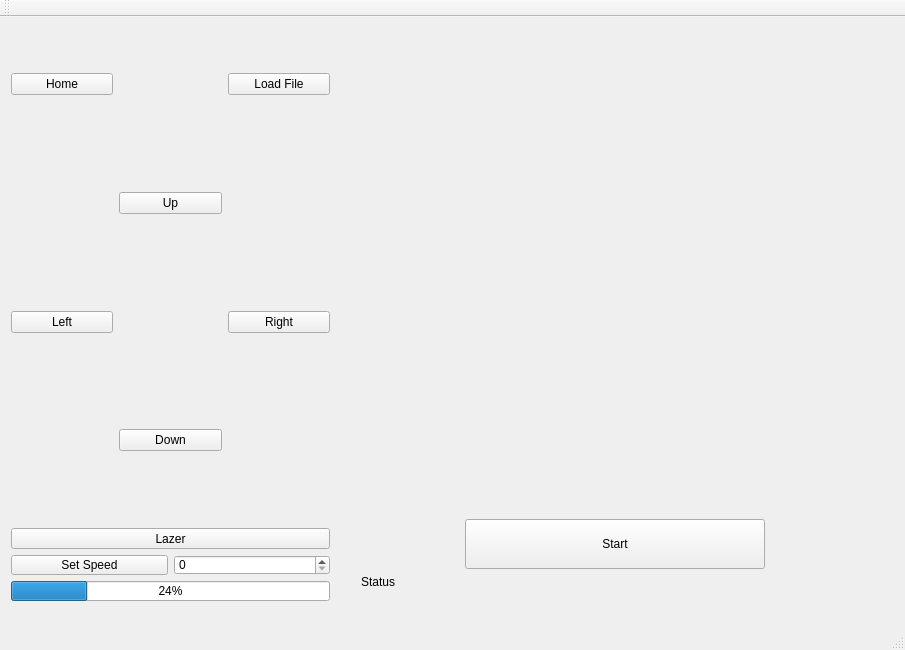
<?xml version="1.0" encoding="UTF-8"?>
<ui version="4.0">
 <class>LazerPi</class>
 <widget class="QMainWindow" name="LazerPi">
  <property name="geometry">
   <rect>
    <x>0</x>
    <y>0</y>
    <width>905</width>
    <height>650</height>
   </rect>
  </property>
  <property name="windowTitle">
   <string>Lazer Pi</string>
  </property>
  <widget class="QWidget" name="centralWidget">
   <widget class="QWidget" name="gridLayoutWidget">
    <property name="geometry">
     <rect>
      <x>0</x>
      <y>0</y>
      <width>341</width>
      <height>491</height>
     </rect>
    </property>
    <layout class="QGridLayout" name="gridLayout">
     <item row="3" column="0">
      <spacer name="verticalSpacer_3">
       <property name="orientation">
        <enum>Qt::Vertical</enum>
       </property>
       <property name="sizeHint" stdset="0">
        <size>
         <width>20</width>
         <height>40</height>
        </size>
       </property>
      </spacer>
     </item>
     <item row="1" column="0">
      <spacer name="verticalSpacer">
       <property name="orientation">
        <enum>Qt::Vertical</enum>
       </property>
       <property name="sizeHint" stdset="0">
        <size>
         <width>20</width>
         <height>10</height>
        </size>
       </property>
      </spacer>
     </item>
     <item row="1" column="1">
      <widget class="QPushButton" name="pushButton_3">
       <property name="text">
        <string>Up</string>
       </property>
      </widget>
     </item>
     <item row="2" column="2">
      <widget class="QPushButton" name="pushButton_5">
       <property name="text">
        <string>Right</string>
       </property>
      </widget>
     </item>
     <item row="2" column="0">
      <widget class="QPushButton" name="pushButton_2">
       <property name="text">
        <string>Left</string>
       </property>
      </widget>
     </item>
     <item row="0" column="0">
      <widget class="QPushButton" name="pushButton">
       <property name="palette">
        <palette>
         <active>
          <colorrole role="Base">
           <brush brushstyle="SolidPattern">
            <color alpha="255">
             <red>255</red>
             <green>255</green>
             <blue>255</blue>
            </color>
           </brush>
          </colorrole>
         </active>
         <inactive>
          <colorrole role="Base">
           <brush brushstyle="SolidPattern">
            <color alpha="255">
             <red>255</red>
             <green>255</green>
             <blue>255</blue>
            </color>
           </brush>
          </colorrole>
         </inactive>
         <disabled>
          <colorrole role="Base">
           <brush brushstyle="SolidPattern">
            <color alpha="255">
             <red>255</red>
             <green>255</green>
             <blue>255</blue>
            </color>
           </brush>
          </colorrole>
         </disabled>
        </palette>
       </property>
       <property name="text">
        <string>Home</string>
       </property>
      </widget>
     </item>
     <item row="2" column="1">
      <spacer name="verticalSpacer_2">
       <property name="orientation">
        <enum>Qt::Vertical</enum>
       </property>
       <property name="sizeHint" stdset="0">
        <size>
         <width>20</width>
         <height>40</height>
        </size>
       </property>
      </spacer>
     </item>
     <item row="3" column="1">
      <widget class="QPushButton" name="pushButton_4">
       <property name="text">
        <string>Down</string>
       </property>
      </widget>
     </item>
     <item row="0" column="1">
      <spacer name="verticalSpacer_4">
       <property name="orientation">
        <enum>Qt::Vertical</enum>
       </property>
       <property name="sizeHint" stdset="0">
        <size>
         <width>20</width>
         <height>40</height>
        </size>
       </property>
      </spacer>
     </item>
     <item row="0" column="2">
      <widget class="QPushButton" name="pushButton_8">
       <property name="text">
        <string>Load File</string>
       </property>
      </widget>
     </item>
    </layout>
   </widget>
   <widget class="QWidget" name="verticalLayoutWidget">
    <property name="geometry">
     <rect>
      <x>0</x>
      <y>500</y>
      <width>341</width>
      <height>95</height>
     </rect>
    </property>
    <layout class="QVBoxLayout" name="verticalLayout">
     <item>
      <widget class="QPushButton" name="pushButton_7">
       <property name="text">
        <string>Lazer</string>
       </property>
       <property name="checkable">
        <bool>true</bool>
       </property>
      </widget>
     </item>
     <item>
      <layout class="QHBoxLayout" name="horizontalLayout">
       <item>
        <widget class="QPushButton" name="pushButton_6">
         <property name="text">
          <string>Set Speed</string>
         </property>
        </widget>
       </item>
       <item>
        <widget class="QSpinBox" name="spinBox"/>
       </item>
      </layout>
     </item>
     <item>
      <widget class="QProgressBar" name="progressBar">
       <property name="value">
        <number>24</number>
       </property>
      </widget>
     </item>
    </layout>
   </widget>
   <widget class="QWidget" name="verticalLayoutWidget_2">
    <property name="geometry">
     <rect>
      <x>350</x>
      <y>0</y>
      <width>531</width>
      <height>583</height>
     </rect>
    </property>
    <layout class="QVBoxLayout" name="verticalLayout_3">
     <item>
      <widget class="GLWidget" name="widget" native="true">
       <property name="minimumSize">
        <size>
         <width>100</width>
         <height>500</height>
        </size>
       </property>
      </widget>
     </item>
     <item>
      <layout class="QHBoxLayout" name="horizontalLayout_3">
       <item>
        <widget class="QPushButton" name="pushButton_9">
         <property name="minimumSize">
          <size>
           <width>30</width>
           <height>50</height>
          </size>
         </property>
         <property name="maximumSize">
          <size>
           <width>300</width>
           <height>100</height>
          </size>
         </property>
         <property name="layoutDirection">
          <enum>Qt::LeftToRight</enum>
         </property>
         <property name="text">
          <string>Start</string>
         </property>
        </widget>
       </item>
      </layout>
     </item>
     <item>
      <widget class="QLabel" name="label">
       <property name="text">
        <string>Status</string>
       </property>
      </widget>
     </item>
    </layout>
   </widget>
  </widget>
  <widget class="QMenuBar" name="menuBar">
   <property name="geometry">
    <rect>
     <x>0</x>
     <y>0</y>
     <width>905</width>
     <height>25</height>
    </rect>
   </property>
  </widget>
  <widget class="QToolBar" name="mainToolBar">
   <attribute name="toolBarArea">
    <enum>TopToolBarArea</enum>
   </attribute>
   <attribute name="toolBarBreak">
    <bool>false</bool>
   </attribute>
  </widget>
  <widget class="QStatusBar" name="statusBar"/>
 </widget>
 <layoutdefault spacing="6" margin="11"/>
 <customwidgets>
  <customwidget>
   <class>GLWidget</class>
   <extends>QWidget</extends>
   <header>glwidget.h</header>
   <container>1</container>
  </customwidget>
 </customwidgets>
 <resources/>
 <connections/>
</ui>
